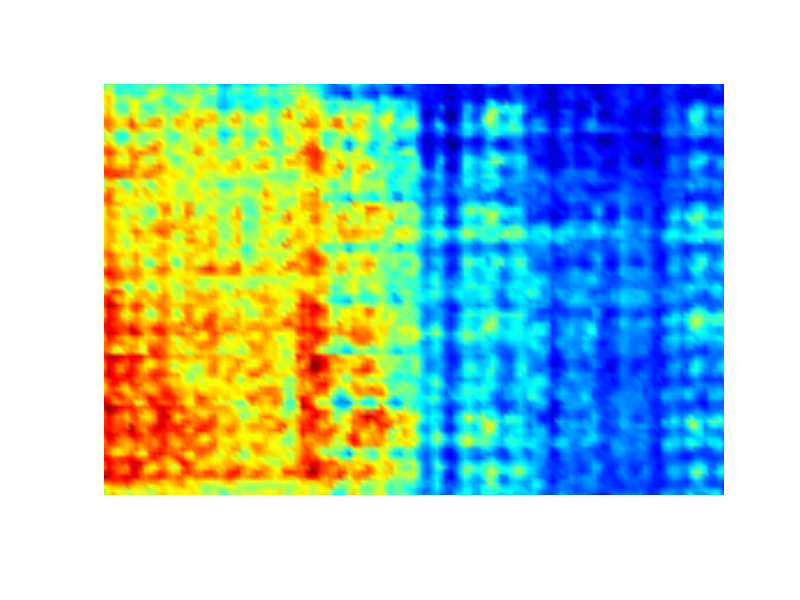

Here is the MATLAB script that generated this plot:
clc;clear;close all;
load("data.mat");

figure;
hold on;

s = pcolor(data);
set(s, "FaceColor", "interp", "EdgeColor", "none");
% s.FaceAlpha = 0.8;

%% 
axis equal;
axis off;
% colorbar;
colormap jet;
set(gca, "FontSize", 18);

exportgraphics(gcf,"heatmap.pdf",'BackgroundColor','none','ContentType','vector')
